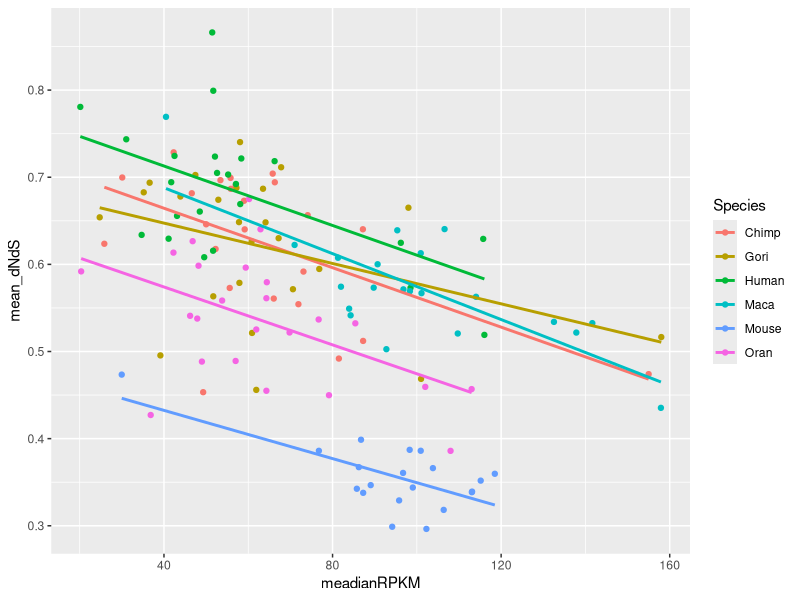

Write R code to recreate this figure.
## ---- chunk 1
library(tidyverse)
# To load mammals ... CHECK YOUR PATH ... if it fails check where you are --> getwd() ;-)
mammals <- read_csv(file = "exercises/wk4/dataset.01.rsbl20150010supp1.csv")
dim(mammals)
summary(mammals) # never hurts to peek again quickly at the data
## ---- chunk 2
mammals <- mammals %>% mutate(expression = log10(RPKM + 1))
## ---- chunk 3
df_species_means <- mammals %>%
    group_by(Species) %>%
    summarise(
        meandN = mean(dN),
        meandS = mean(dS),
        n = n()
    ) %>%
    mutate(meandNdS = meandN / meandS)
## ---- chunk 4
head(df_species_means) %>%
    knitr::kable(format = "pandoc")
## ---- chunk 5
mammalsmeans <- mammals %>%
    group_by(Species, chr) %>%
    summarise(
        meandN = mean(dN),
        meandS = mean(dS),
        n = n(),
        meadianRPKM = median(RPKM), sd = sd(RPKM)
    ) %>%
    mutate(mean_dNdS = meandN / meandS)
## ---- chunk 6
mammalsmeans %>% ggplot(aes(x = meadianRPKM, y = mean_dNdS, color = Species)) +
    geom_point() +
    geom_smooth(method = "lm", se = FALSE)
